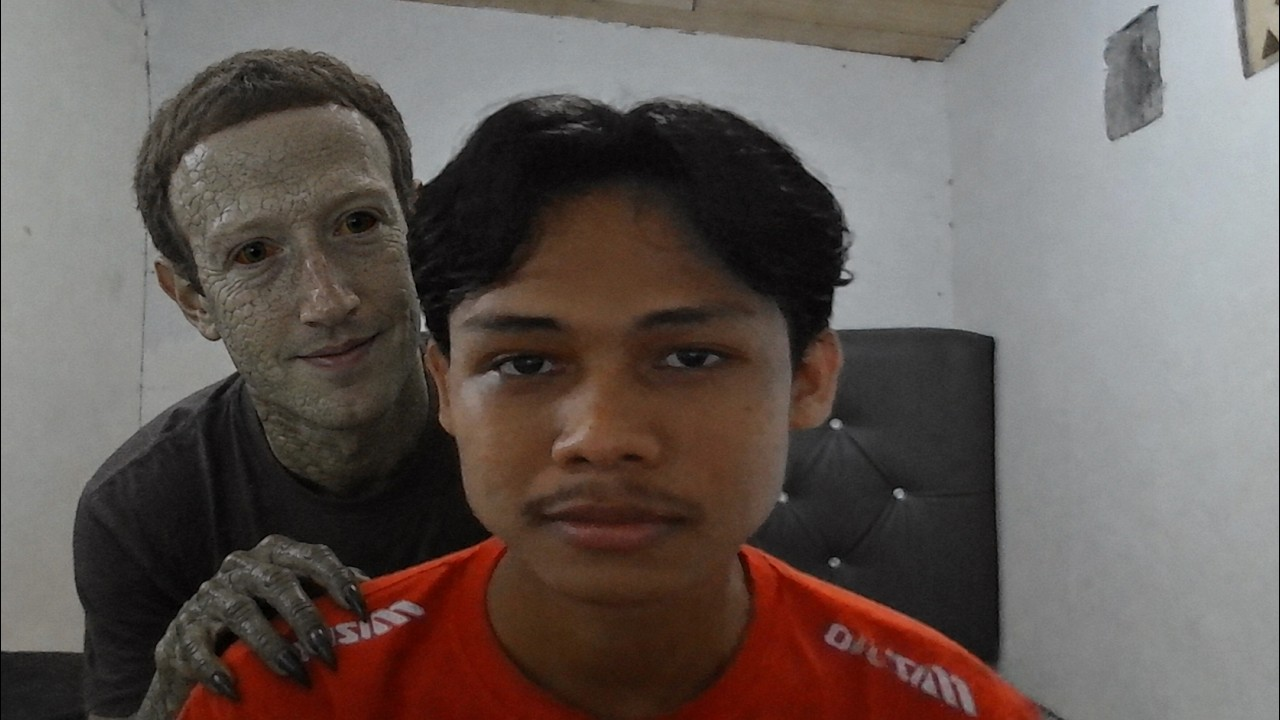
#> input picture image.png, 1280 x 720 px, found by its file name
$ python 'PPO 1.py'
#> lines starting #> are read from the running program, lines starting #| are printed output that depends on the picture
import cv2

CITRA = cv2.imread ("C:/Users/User/OneDrive/Desktop/CODE PPO_Alifio Eren/image.png")
#> CITRA is the input picture: shape (720, 1280, 3); mean B, G, R 87, 91.2, 101.2

print (CITRA[:,:,0])
#> (printed output is left out)
print (CITRA[:,:,1])
#> (printed output is left out)
print (CITRA[:,:,2])
#> (printed output is left out)
print (CITRA)
#> (printed output is left out)

cv2.imshow ("blue", CITRA[:,:,2])
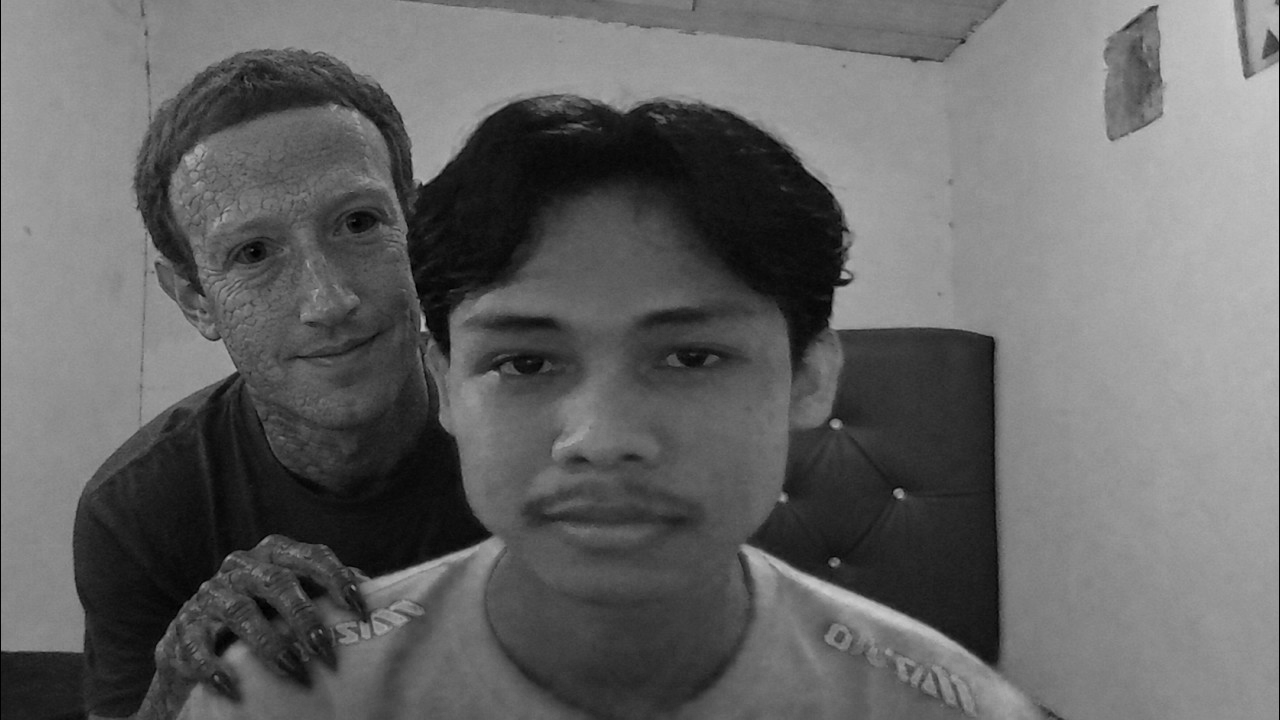
#> window 'blue': shape (720, 1280); min 0, max 212, mean 101.2
cv2.imshow ("green", CITRA[:,:,1])
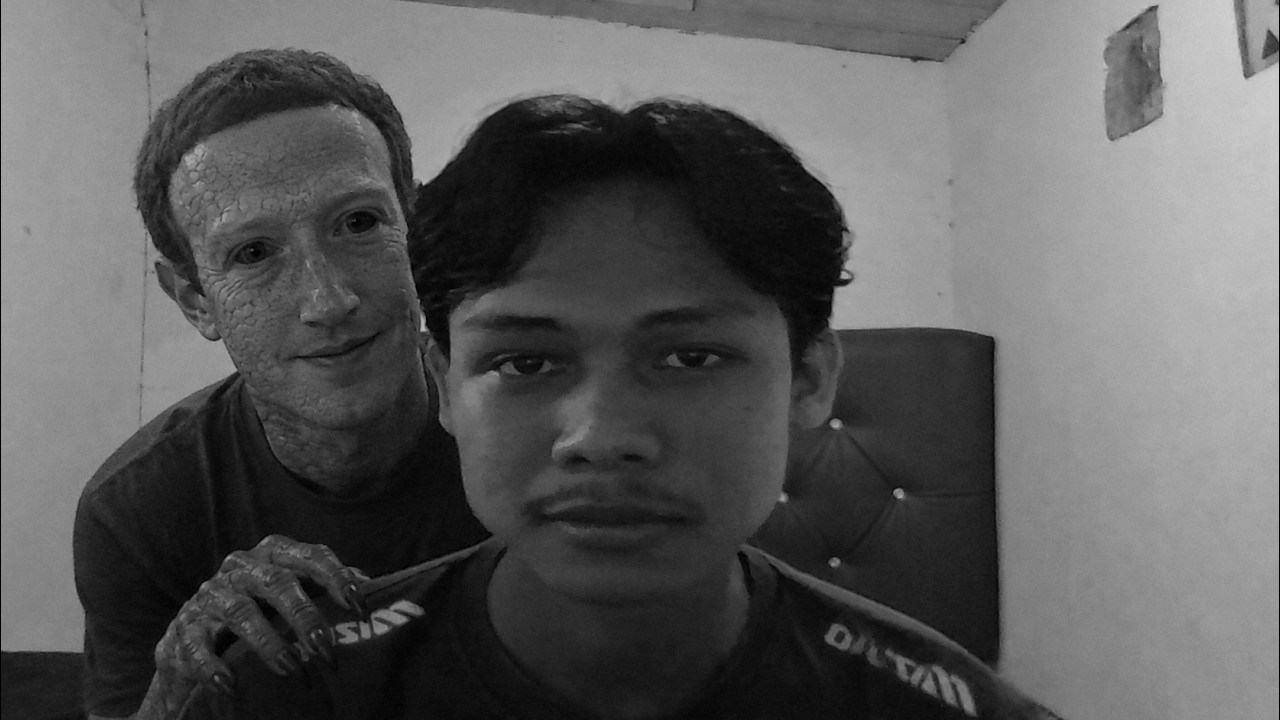
#> window 'green': shape (720, 1280); min 0, max 215, mean 91.2
cv2.imshow ("red", CITRA[:,:,0])
cv2.imshow ("asli", CITRA)
cv2.waitKey()

$ run again, with Pigai.webp saved as image.png
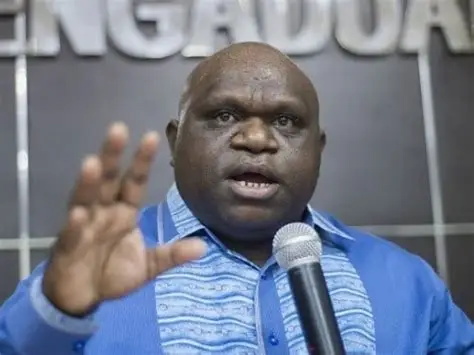
#> input picture Pigai.webp, 474 x 355 px, found by its file name
#> CITRA is the input picture: shape (355, 474, 3); mean B, G, R 138.4, 123.1, 116.1
#> (printed output is left out)
#> (printed output is left out)
#> (printed output is left out)
#> (printed output is left out)
#> `cv2.imshow ("blue", CITRA[:,:,2])`:
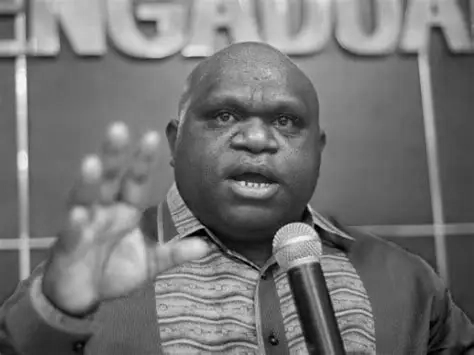
#> window 'blue': shape (355, 474); min 0, max 247, mean 116.1
#> `cv2.imshow ("red", CITRA[:,:,0])`:
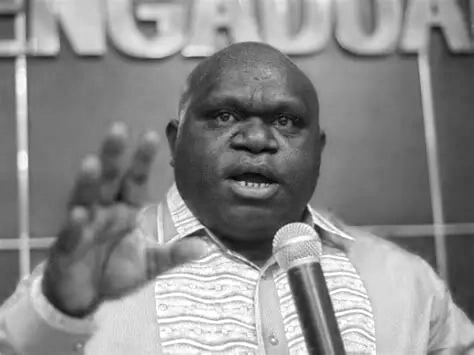
#> window 'red': shape (355, 474); min 0, max 255, mean 138.4
